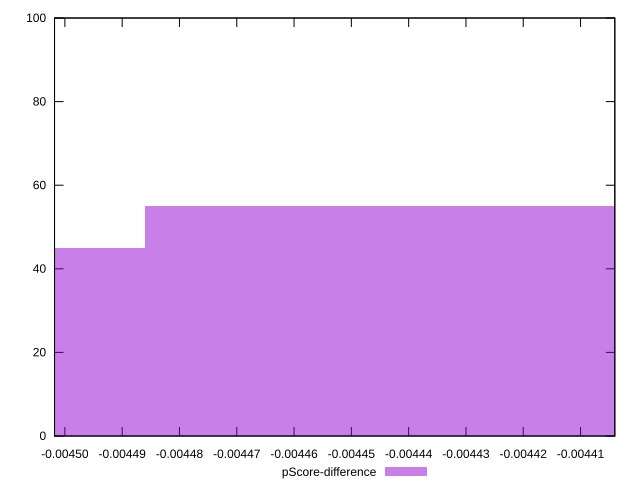

The gnuplot source for this figure:
reset

$pScoreDifference <<EOF
-0.004426157156856676 55
-0.004545783025960911 45
EOF

set key outside below
set boxwidth 0.0001196258691042345
set xrange [-0.004501804310517166:-0.004404017499953894]
set yrange [0:100]
set trange [0:100]
set style fill transparent solid 0.5 noborder
set terminal svg size 640, 490 enhanced background rgb 'white'
set output "reports/report_00031_2021-02-24T23-18-18.084Z/cumulative-layout-shift/samples/astro/pScore-difference/histogram.svg"

plot $pScoreDifference title "pScore-difference" with boxes

reset
